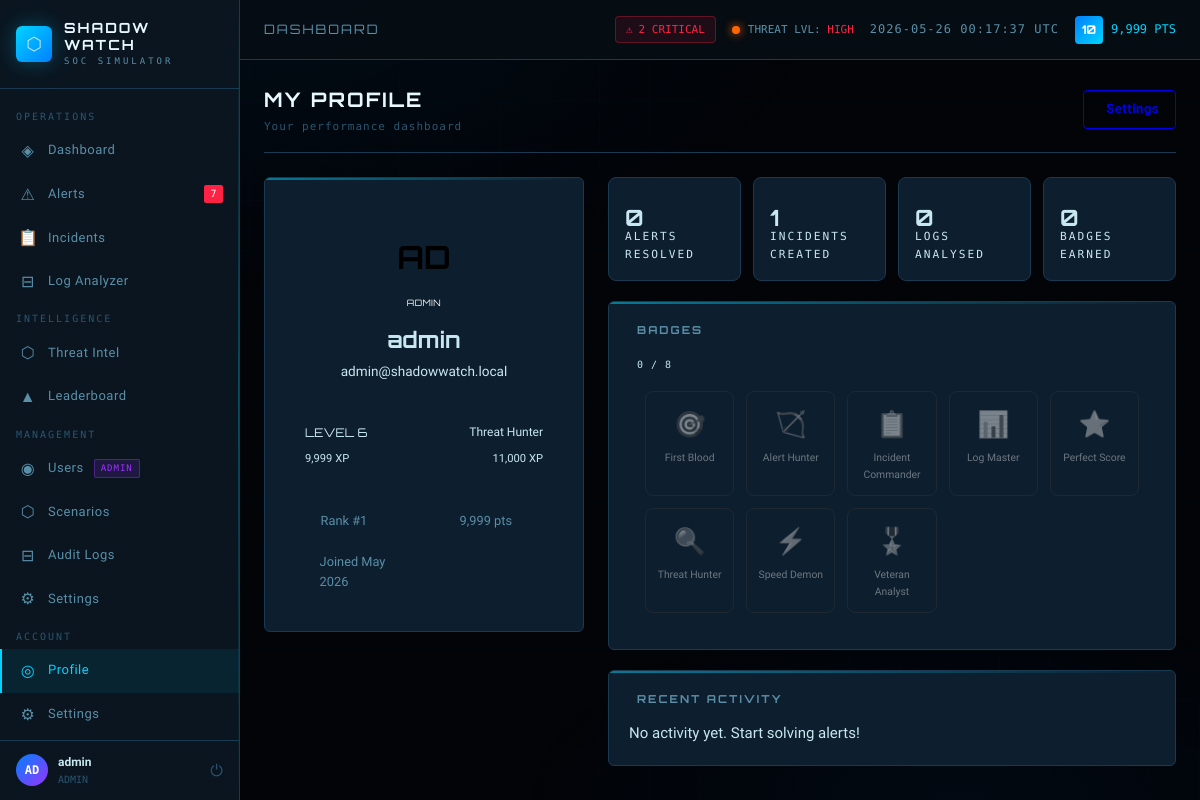
The app's page /profile.php (signed in) with its own data.
### tables this page shows
CREATE TABLE IF NOT EXISTS users (
    id INT AUTO_INCREMENT PRIMARY KEY,
    username VARCHAR(50) UNIQUE NOT NULL,
    email VARCHAR(100) UNIQUE NOT NULL,
    password_hash VARCHAR(255) NOT NULL,
    role ENUM('analyst','senior_analyst','admin') DEFAULT 'analyst',
    score INT DEFAULT 0,
    level INT DEFAULT 1,
    preferences JSON DEFAULT NULL,
    is_active TINYINT(1) DEFAULT 1,
    last_login DATETIME DEFAULT NULL,
    created_at DATETIME DEFAULT CURRENT_TIMESTAMP,
    updated_at DATETIME DEFAULT CURRENT_TIMESTAMP ON UPDATE CURRENT_TIMESTAMP
);

CREATE TABLE IF NOT EXISTS badges (
    id INT AUTO_INCREMENT PRIMARY KEY,
    name VARCHAR(100) NOT NULL,
    description TEXT,
    icon VARCHAR(50),
    requirement_type VARCHAR(50),
    requirement_value INT DEFAULT 0,
    points_required INT DEFAULT 0,
    points_bonus INT DEFAULT 0
);

### includes/db.php (called while the page is built, shortened)
<?php
class Database {
    private static $instance = null;
    private $pdo;
    private function __construct() {
        $dsn = "mysql:host=" . DB_HOST . ";dbname=" . DB_NAME . ";charset=utf8mb4";
        $options = [
            PDO::ATTR_ERRMODE => PDO::ERRMODE_EXCEPTION,
            PDO::ATTR_DEFAULT_FETCH_MODE => PDO::FETCH_ASSOC,
            PDO::ATTR_EMULATE_PREPARES => false,
        ];
        try {
            $this->pdo = new PDO($dsn, DB_USER, DB_PASS, $options);
        } catch (PDOException $e) {
            error_log("DB Connection failed: " . $e->getMessage());
            die(json_encode(['error' => 'Database connection failed']));
        }
    }
    public static function getInstance() {
        if (!self::$instance) {
            self::$instance = new Database();
        }
        return self::$instance;
    }
    public function query($sql, $params = []) {
        $stmt = $this->pdo->prepare($sql);
        $stmt->execute($params);
        return $stmt;
    }
    public function fetchOne($sql, $params = []) {
        return $this->query($sql, $params)->fetch();
    }
}
function db() { return Database::getInstance(); }

### includes/functions.php (called while the page is built, shortened)
<?php
function sanitize($str) {
    return htmlspecialchars(trim((string)$str), ENT_QUOTES, 'UTF-8');
}
function getLevelProgress($score) {
    $thresholds = [0, 500, 1200, 2500, 4500, 7500, 11000, 16000, 22000, 30000];
    $labels     = ['Trainee', 'Rookie', 'Analyst I', 'Analyst II', 'Senior Analyst', 'Threat Hunter', 'SOC Lead', 'Red Teamer', 'Cyber Specialist', 'Elite Operator'];
    $level      = 1;
    $currentThreshold = 0;
    $nextThreshold    = 500;
    foreach ($thresholds as $i => $t) {
        if ($score >= $t) {
            $level            = $i + 1;
            $currentThreshold = $t;
            $nextThreshold    = $thresholds[$i + 1] ?? ($t + 10000);
        }
    }
    $range   = max(1, $nextThreshold - $currentThreshold);
    $current = $score - $currentThreshold;
    $percent = min(100, round(($current / $range) * 100));
    return [
        'level'          => $level,
        'label'          => $labels[$level - 1] ?? 'Elite Operator',
        'percent'        => $percent,
        'progress'       => $percent,
        'current_xp'     => $score,
        'current'        => $currentThreshold,
        'next_threshold' => $nextThreshold,
        'next'           => $nextThreshold,
    ];
}
function getOpenAlertsCount() {
    $r = db()->fetchOne("SELECT COUNT(*) as cnt FROM alerts WHERE status = 'open'");
    return (int)($r['cnt'] ?? 0);
}
function getCriticalAlertsCount() {
    $r = db()->fetchOne("SELECT COUNT(*) as cnt FROM alerts WHERE status = 'open' AND severity = 'critical'");
    return (int)($r['cnt'] ?? 0);
}

### includes/auth.php (called while the page is built, shortened)
<?php
require_once __DIR__ . '/db.php';
function isLoggedIn() {
    return isset($_SESSION['user_id']) && !empty($_SESSION['user_id']);
}
function isAdmin() {
    return isset($_SESSION['user_role']) && $_SESSION['user_role'] === 'admin';
}
function isSeniorAnalyst() {
    return isset($_SESSION['user_role']) && in_array($_SESSION['user_role'], ['admin', 'senior_analyst']);
}
function getCurrentUser() {
    return db()->fetchOne("SELECT * FROM users WHERE id = ?", [$_SESSION['user_id']]);
}

### profile.php (the view, shortened to what this page needs)
<?php
require_once 'includes/auth.php';
require_once 'includes/functions.php';
$db = db();
$userId = (int)($_GET['id'] ?? $_SESSION['user_id']);
$user = $db->query(
    "SELECT u.*, COUNT(DISTINCT se.id) AS total_events
     FROM users u
     LEFT JOIN score_events se ON se.user_id = u.id
     WHERE u.id = ?
     GROUP BY u.id",
    [$userId]
)->fetch();
$isOwn = ($userId === (int)$_SESSION['user_id']);
$alertsResolved = (int)$db->query(
    "SELECT COUNT(*) FROM alerts WHERE resolved_by = ?", [$userId]
)->fetchColumn();
$incidentsCreated = (int)$db->query(
    "SELECT COUNT(*) FROM incidents WHERE created_by = ?", [$userId]
)->fetchColumn();
$logsAnalysed = (int)$db->query(
    "SELECT COUNT(*) FROM system_logs WHERE analysed_by = ?", [$userId]
)->fetchColumn();
$levelProgress = getLevelProgress($user['score']);
$recentEvents = $db->query(
    "SELECT * FROM score_events WHERE user_id = ? ORDER BY created_at DESC LIMIT 20",
    [$userId]
)->fetchAll();
$userBadges = $db->query(
    "SELECT b.* FROM badges b
     JOIN user_badges ub ON ub.badge_id = b.id
     WHERE ub.user_id = ?
     ORDER BY ub.earned_at DESC",
    [$userId]
)->fetchAll();
$allBadges = $db->query("SELECT * FROM badges ORDER BY points_required ASC")->fetchAll();
$earnedIds = array_column($userBadges, 'id');
$rank = $db->query(
    "SELECT COUNT(*) + 1 FROM users WHERE score > ? AND is_active = 1",
    [$user['score']]
)->fetchColumn();
include 'includes/header.php';
?>
<div class="page-header">
    <div class="page-header-left">
        <h1 class="page-title">
            <?= $isOwn ? 'MY PROFILE' : 'ANALYST PROFILE' ?>
        </h1>
        <p class="page-subtitle">
            <?= $isOwn ? 'Your performance dashboard' : sanitize($user['username']) . '\'s stats' ?>
        </p>
    </div>
    <?php if ($isOwn): ?>
    <div class="page-actions">
        <a href="settings.php" class="btn btn-secondary">
            <i class="fas fa-cog"></i> Settings
        </a>
    </div>
    <?php endif; ?>
</div>
<div class="profile-grid">
    <div class="card profile-card">
        <div class="profile-avatar-wrap">
            <div class="profile-avatar">
                <?= strtoupper(substr($user['username'], 0, 2)) ?>
            </div>
            <span class="role-badge role-<?= $user['role'] ?>">
                <?= str_replace('_', ' ', strtoupper($user['role'])) ?>
            </span>
        </div>
        <h2 class="profile-name"><?= sanitize($user['username']) ?></h2>
        <p class="profile-email"><?= sanitize($user['email']) ?></p>
        <div class="profile-level-wrap">
            <div class="level-label">
                <span>LEVEL <?= $levelProgress['level'] ?></span>
                <span class="level-name"><?= $levelProgress['label'] ?></span>
            </div>
            <div class="level-xp-info">
                <span><?= number_format($levelProgress['current_xp']) ?> XP</span>
                <span><?= number_format($levelProgress['next_threshold']) ?> XP</span>
            </div>
        </div>
        <div class="profile-meta">
            <div class="meta-item">
                <span>Rank #<?= $rank ?></span>
            </div>
            <div class="meta-item">
                <span><?= number_format($user['score']) ?> pts</span>
            </div>
            <div class="meta-item">
                <span>Joined <?= date('M Y', strtotime($user['created_at'])) ?></span>
            </div>
        </div>
    </div>
    <div class="profile-stats-col">
        <div class="stat-cards-row">
            <div class="stat-card">
                <div class="stat-body">
                    <div class="stat-value"><?= number_format($alertsResolved) ?></div>
                    <div class="stat-label">Alerts Resolved</div>
                </div>
            </div>
            <div class="stat-card">
                <div class="stat-body">
                    <div class="stat-value"><?= number_format($incidentsCreated) ?></div>
                    <div class="stat-label">Incidents Created</div>
                </div>
            </div>
            <div class="stat-card">
                <div class="stat-body">
                    <div class="stat-value"><?= number_format($logsAnalysed) ?></div>
                    <div class="stat-label">Logs Analysed</div>
                </div>
            </div>
            <div class="stat-card">
                <div class="stat-body">
                    <div class="stat-value"><?= count($earnedIds) ?></div>
                    <div class="stat-label">Badges Earned</div>
                </div>
            </div>
        </div>
        <div class="card">
            <div class="card-header">
                <h3 class="card-title"><i class="fas fa-award"></i> Badges</h3>
                <span class="badge badge-info"><?= count($earnedIds) ?> / <?= count($allBadges) ?></span>
            </div>
            <div class="badges-grid">
                <?php foreach ($allBadges as $badge): ?>
                <?php $earned = in_array($badge['id'], $earnedIds); ?>
                <div class="badge-item <?= $earned ? 'earned' : 'locked' ?>"
                     title="<?= sanitize($badge['description']) ?> (<?= number_format($badge['points_required']) ?> pts required)">
                    <div class="badge-icon"><?= $badge['icon'] ?></div>
                    <div class="badge-name"><?= sanitize($badge['name']) ?></div>
                </div>
                <?php endforeach; ?>
            </div>
        </div>
        <div class="card">
            <div class="card-header">
                <h3 class="card-title"><i class="fas fa-history"></i> Recent Activity</h3>
            </div>
            <?php if ($recentEvents): ?>
            <div class="activity-feed">
                <?php foreach ($recentEvents as $ev): ?>
                <div class="activity-item">
                    <div class="activity-icon <?= $ev['points'] >= 20 ? 'high' : ($ev['points'] >= 10 ? 'med' : 'low') ?>">
                        <i class="fas fa-<?= $ev['points'] >= 20 ? 'fire' : ($ev['points'] >= 10 ? 'bolt' : 'check') ?>"></i>
                    </div>
                    <div class="activity-body">
                        <div class="activity-desc"><?= sanitize($ev['description']) ?></div>
                        <div class="activity-meta">
                            <span class="activity-pts">+<?= $ev['points'] ?> pts</span>
                            <span class="activity-time"><?= timeAgo($ev['created_at']) ?></span>
                        </div>
                    </div>
                </div>
                <?php endforeach; ?>
            </div>
            <?php else: ?>
            <div class="empty-state"><i class="fas fa-ghost"></i><p>No activity yet. Start solving alerts!</p></div>
            <?php endif; ?>
        </div>
    </div>
</div>
<?php include 'includes/footer.php'; ?>

### includes/header.php (shortened to what this page needs)
<?php
require_once __DIR__ . '/auth.php';
require_once __DIR__ . '/functions.php';
$currentUser = getCurrentUser();
$openAlerts = getOpenAlertsCount();
$criticalAlerts = getCriticalAlertsCount();
$initials = strtoupper(substr($currentUser['username'], 0, 2));
$pageTitle = $pageTitle ?? 'Dashboard';
$currentPage = $currentPage ?? '';
?>
<!DOCTYPE html>
<html lang="en">
<head>
    <link rel="stylesheet" href="/shadowwatch/assets/css/app.css">
</head>
<body>
<div class="app-layout">
    <aside class="sidebar">
        <div class="sidebar-logo">
            <div class="logo-icon">⬡</div>
            <div>
                <div class="logo-text">SHADOW<br>WATCH</div>
                <div class="logo-sub">SOC SIMULATOR</div>
            </div>
        </div>
        <nav class="sidebar-nav">
            <div class="nav-section">Operations</div>
            <a href="/shadowwatch/dashboard.php" class="nav-item <?= $currentPage === 'dashboard' ? 'active' : '' ?>">
                <span class="nav-icon">◈</span> Dashboard
            </a>
            <a href="/shadowwatch/alerts.php" class="nav-item <?= $currentPage === 'alerts' ? 'active' : '' ?>">
                <span class="nav-icon">⚠</span> Alerts
                <?php if ($openAlerts > 0): ?>
                    <span class="nav-badge" id="alert-count-badge"><?= $openAlerts ?></span>
                <?php endif; ?>
            </a>
            <a href="/shadowwatch/incidents.php" class="nav-item <?= $currentPage === 'incidents' ? 'active' : '' ?>">
                <span class="nav-icon">📋</span> Incidents
            </a>
            <a href="/shadowwatch/logs.php" class="nav-item <?= $currentPage === 'logs' ? 'active' : '' ?>">
                <span class="nav-icon">⊟</span> Log Analyzer
            </a>
            <div class="nav-section">Intelligence</div>
            <a href="/shadowwatch/scenarios.php" class="nav-item <?= $currentPage === 'scenarios' ? 'active' : '' ?>">
                <span class="nav-icon">⬡</span> Threat Intel
            </a>
            <a href="/shadowwatch/leaderboard.php" class="nav-item <?= $currentPage === 'leaderboard' ? 'active' : '' ?>">
                <span class="nav-icon">▲</span> Leaderboard
            </a>
            <?php if (isSeniorAnalyst()): ?>
            <div class="nav-section">Management</div>
            <a href="/shadowwatch/admin/users.php" class="nav-item <?= $currentPage === 'admin_users' ? 'active' : '' ?>">
                <span class="nav-icon">◉</span> Users
                <?php if (isAdmin()): ?><span class="admin-badge">ADMIN</span><?php endif; ?>
            </a>
            <a href="/shadowwatch/admin/scenarios.php" class="nav-item <?= $currentPage === 'admin_scenarios' ? 'active' : '' ?>">
                <span class="nav-icon">⬡</span> Scenarios
            </a>
            <a href="/shadowwatch/admin/logs.php" class="nav-item <?= $currentPage === 'admin_logs' ? 'active' : '' ?>">
                <span class="nav-icon">⊟</span> Audit Logs
            </a>
            <a href="/shadowwatch/admin/settings.php" class="nav-item <?= $currentPage === 'admin_settings' ? 'active' : '' ?>">
                <span class="nav-icon">⚙</span> Settings
            </a>
            <?php endif; ?>
            <div class="nav-section">Account</div>
            <a href="/shadowwatch/profile.php" class="nav-item <?= $currentPage === 'profile' ? 'active' : '' ?>">
                <span class="nav-icon">◎</span> Profile
            </a>
            <a href="/shadowwatch/settings.php" class="nav-item <?= $currentPage === 'settings' ? 'active' : '' ?>">
                <span class="nav-icon">⚙</span> Settings
            </a>
        </nav>
        <div class="sidebar-footer">
            <div class="user-mini">
                <div class="user-avatar-sm"><?= $initials ?></div>
                <div class="user-mini-info">
                    <div class="user-mini-name"><?= htmlspecialchars($currentUser['username']) ?></div>
                    <div class="user-mini-role"><?= strtoupper(str_replace('_', ' ', $currentUser['role'])) ?></div>
                </div>
                <a href="/shadowwatch/includes/logout.php" title="Logout" style="color:var(--text-dim);text-decoration:none;font-size:16px;margin-left:4px;" onclick="return confirm('Logout?')">⏻</a>
            </div>
        </div>
    </aside>
    <div class="main-content">
        <header class="topbar">
            <span class="topbar-title"><?= htmlspecialchars($pageTitle) ?></span>
            <div class="topbar-right">
                <?php if ($criticalAlerts > 0): ?>
                <a href="/shadowwatch/alerts.php?severity=critical" class="topbar-alerts">
                    ⚠ <span id="topbar-alert-count"><?= $criticalAlerts ?> CRITICAL</span>
                </a>
                <?php endif; ?>
                <div class="threat-level">
                    <div class="threat-indicator"></div>
                    <span>THREAT LVL: <?= $criticalAlerts > 0 ? '<span style="color:var(--accent-red)">HIGH</span>' : '<span style="color:var(--accent-yellow)">ELEVATED</span>' ?></span>
                </div>
                <span class="topbar-clock" id="live-clock"></span>
                <div class="flex-center gap-8">
                    <span class="level-badge" title="Level <?= $currentUser['level'] ?>"><?= $currentUser['level'] ?></span>
                    <span style="font-family:var(--font-mono);font-size:12px;color:var(--accent-cyan)"><?= number_format($currentUser['score']) ?> PTS</span>
                </div>
            </div>
        </header>
        <div class="page-content">

### records on screen
users: username "AD", username "admin", role "ADMIN", level "10", score "9,999", email "admin@shadowwatch.local", score "6", score "Threat Hunter", score "11,000", created_at "May 2026"
badges: icon "🎯", name "First Blood"
badges: icon "🏹", name "Alert Hunter"
badges: icon "📋", name "Incident Commander"
badges: icon "📊", name "Log Master"
badges: icon "⭐", name "Perfect Score"
badges: icon "🔍", name "Threat Hunter"
badges: icon "⚡", name "Speed Demon"
badges: icon "🎖️", name "Veteran Analyst"

### other values on screen
$openAlerts "7"
$pageTitle "DASHBOARD"
$criticalAlerts "2"
$rank "1"
$alertsResolved "0"
$incidentsCreated "1"
$logsAnalysed "0"
count($earnedIds) "0"
count($allBadges) "8"
